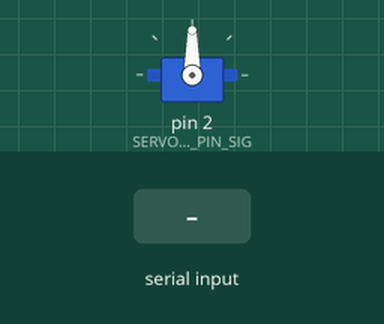
Recording of a sketch running on a simulated Arduino Uno, built with avr-gcc and run on an emulated ATmega328P. Parts: servo. The test bench sets the inputs (shaded band). What the sketch prints to the serial monitor is not drawn.

Above: at 1.3 s.
1.4 s: "a" received over Serial
At 2.2 s:
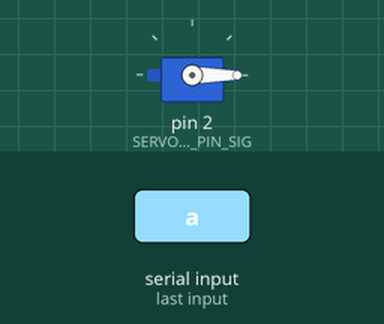
2.9 s: "b" received over Serial
At 3.3 s:
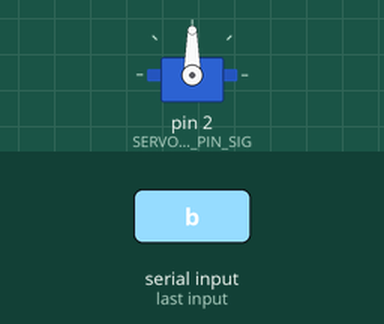
Timing chart, 0 to 5.9 s (numbered marks = the images above; inputs shaded):
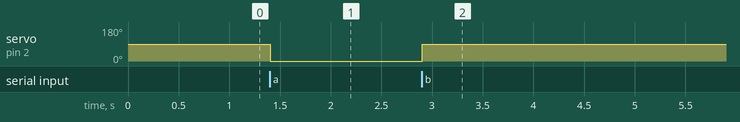

The sketch:

Lock_box.ino
```cpp
#include "Arduino.h"
#include "Servo.h"

// Pin Definitions
#define SERVO9G_PIN_SIG  2

const int trigPin = 9;
const int echoPin = 10;
// defines variables
long duration;
int distance;


// Global variables and defines
const int Rest   = 90;  //Starting position
const int Target = -50; //Position when event is detected
int count = 0;
// object initialization
Servo servo9g;


long time0;

// Setup the essentials for your circuit to work. It runs first every time your circuit is powered with electricity.
void setup()
{
    pinMode(trigPin, OUTPUT); // Sets the trigPin as an Output
    pinMode(echoPin, INPUT); // Sets the echoPin as an Input
    Serial.begin(9600);
    while (!Serial) ; // wait for serial port to connect. Needed for native USB
    Serial.println("start, 9-lock, 2-open");

    servo9g.attach(SERVO9G_PIN_SIG);
    servo9g.write(Rest);
    delay(100);
    servo9g.detach();

}


char rx_byte = 0;

void loop()
{
  rx_byte = '\0';
  while(!Serial.available());
  while(Serial.available() > 0) {
    rx_byte = Serial.read();
  }

if(rx_byte == 'a') {
    servo9g.attach(SERVO9G_PIN_SIG);
    servo9g.write(Target);
    delay(500);
    servo9g.detach();

    }
if(rx_byte == 'b') {
    servo9g.attach(SERVO9G_PIN_SIG);
    servo9g.write(Rest);
    delay(500);
    servo9g.detach();

    }
}
```

Measured:
- after the input at 1.4 s, servo on pin 2 (SERVO9G_PIN_SIG): 90° → 0° at once
- after the input at 2.9 s, servo on pin 2 (SERVO9G_PIN_SIG): 0° → 90° at once
